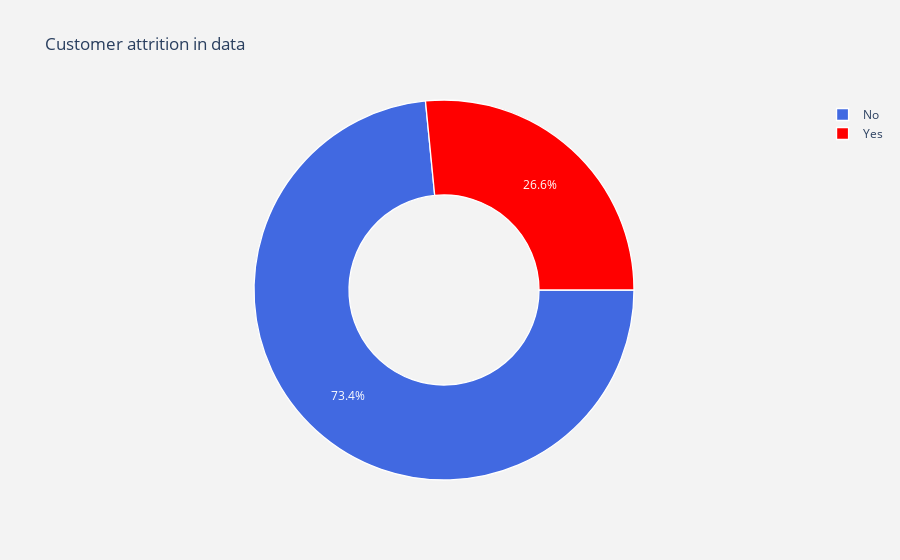

The notebook cell this image was saved under:
### Markdown cell above
Посмотрим как распределены пользователи по критерию "Churn":

### Code cell
#labels
lab = df["Churn"].value_counts().keys().tolist()
#values
val = df["Churn"].value_counts().values.tolist()

trace = go.Pie(labels = lab ,
               values = val ,
               marker = dict(colors =  [ 'royalblue' ,'red'],
                             line = dict(color = "white",
                                         width =  1.3)
                            ),
               rotation = 90,
               hoverinfo = "label+value+text",
               hole = .5
              )
layout = go.Layout(dict(title = "Customer attrition in data",
                        plot_bgcolor  = "rgb(243,243,243)",
                        paper_bgcolor = "rgb(243,243,243)",
                       )
                  )

data = [trace]
fig = go.Figure(data = data,layout = layout)
py.iplot(fig)

### Figure 1 — Plotly figure (JSON) as saved in the notebook; plotly's stock layout.template omitted (floating-point values rounded to 4 significant figures)
{"data": [{"hole": 0.5, "hoverinfo": "label+value+text", "labels": ["No", "Yes"], "marker": {"colors": ["royalblue", "red"], "line": {"color": "white", "width": 1.3}}, "rotation": 90, "type": "pie", "values": [4389, 1587]}], "layout": {"paper_bgcolor": "rgb(243,243,243)", "plot_bgcolor": "rgb(243,243,243)", "title": {"text": "Customer attrition in data"}}}
